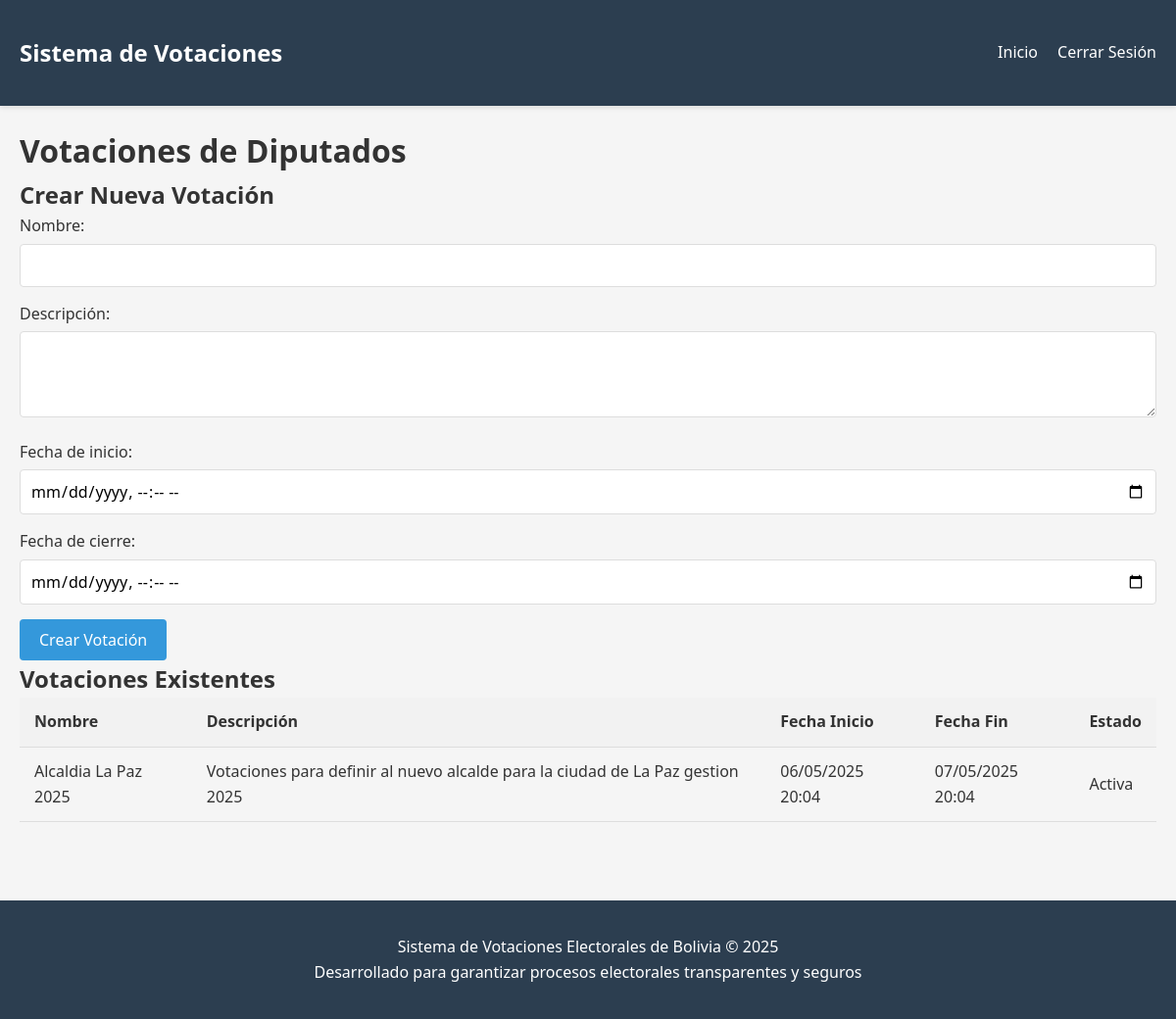
The page /admin/votaciones_diputados.php (signed in) on the database its author committed.
### tables this page shows
CREATE TABLE `elecciones` (
  `id_eleccion` varchar(20) NOT NULL,
  `nombre` varchar(100) NOT NULL,
  `descripcion` text DEFAULT NULL,
  `fecha_inicio` datetime NOT NULL,
  `fecha_fin` datetime NOT NULL,
  `estado` enum('activa','finalizada','pendiente') DEFAULT 'pendiente',
  `id_tipo` int(11) NOT NULL DEFAULT 1 COMMENT '1=Electoral, 2=Refer?ndum, etc.',
  `id_ciudad` varchar(10) DEFAULT NULL
);

### admin/votaciones_diputados.php (the view, shortened to what this page needs)
<?php
require_once '../includes/auth.php';
$votaciones = [];
try {
    $sql = "SELECT * FROM elecciones WHERE id_tipo = 2 ORDER BY fecha_inicio DESC";
    $stmt = $pdo->query($sql);
    $votaciones = $stmt->fetchAll(PDO::FETCH_ASSOC);
} catch(PDOException $e) {
    $error = "Error al obtener votaciones: " . $e->getMessage();
}
?>
<!DOCTYPE html>
<html lang="es">
<head>
    <link rel="stylesheet" href="../assets/css/style.css">
</head>
<body>
    <?php include '../includes/header.php'; ?>
    <div class="container">
        <h1>Votaciones de Diputados</h1>
        <section class="nueva-votacion">
            <h2>Crear Nueva Votación</h2>
            <form action="<?php echo htmlspecialchars($_SERVER["PHP_SELF"]); ?>" method="post">
                <div class="form-group">
                    <label for="nombre">Nombre:</label>
                    <input type="text" id="nombre" name="nombre" required>
                </div>
                <div class="form-group">
                    <label for="descripcion">Descripción:</label>
                    <textarea id="descripcion" name="descripcion" rows="3" required></textarea>
                </div>
                <div class="form-row">
                    <div class="form-group">
                        <label for="fecha_inicio">Fecha de inicio:</label>
                        <input type="datetime-local" id="fecha_inicio" name="fecha_inicio" required>
                    </div>
                    <div class="form-group">
                        <label for="fecha_fin">Fecha de cierre:</label>
                        <input type="datetime-local" id="fecha_fin" name="fecha_fin" required>
                    </div>
                </div>
                <button type="submit" name="crear_votacion" class="btn btn-primary">Crear Votación</button>
            </form>
        </section>
        <section class="votaciones-list">
            <h2>Votaciones Existentes</h2>
            <?php if (empty($votaciones)): ?>
                <p>No hay votaciones de diputados registradas.</p>
            <?php else: ?>
                <div class="table-responsive">
                    <table class="data-table">
                        <thead>
                            <tr>
                                <th>Nombre</th>
                                <th>Descripción</th>
                                <th>Fecha Inicio</th>
                                <th>Fecha Fin</th>
                                <th>Estado</th>
                            </tr>
                        </thead>
                        <tbody>
                            <?php foreach ($votaciones as $votacion): ?>
                                <tr>
                                    <td><?php echo htmlspecialchars($votacion['nombre']); ?></td>
                                    <td><?php echo htmlspecialchars($votacion['descripcion']); ?></td>
                                    <td><?php echo date('d/m/Y H:i', strtotime($votacion['fecha_inicio'])); ?></td>
                                    <td><?php echo date('d/m/Y H:i', strtotime($votacion['fecha_fin'])); ?></td>
                                    <td>
                                        <span class="estado-badge estado-<?php echo $votacion['estado']; ?>">
                                            <?php echo ucfirst($votacion['estado']); ?>
                                        </span>
                                    </td>
                                </tr>
                            <?php endforeach; ?>
                        </tbody>
                    </table>
                </div>
            <?php endif; ?>
        </section>
    </div>
    <?php include '../includes/footer.php'; ?>
</body>
</html>

### assets/css/style.css (style rules this page uses)
* { margin: 0; padding: 0; box-sizing: border-box; font-family: 'Segoe UI', Tahoma, Geneva, Verdana, sans-serif; }
body { background-color: #f5f5f5; color: #333; line-height: 1.6; }
.container { max-width: 1200px; margin: 0 auto; padding: 20px; }
.form-group { margin-bottom: 15px; }
.form-group label { display: block; margin-bottom: 5px; font-weight: 500; }
.form-group input, .form-group select, .form-group textarea { width: 100%; padding: 10px; border: 1px solid #ddd; border-radius: 4px; font-size: 1rem; }
.btn { display: inline-block; padding: 10px 20px; background-color: #3498db; color: white; border: none; border-radius: 4px; cursor: pointer; text-decoration: none; font-size: 1rem; transition: background-color 0.3s; }
.btn-primary { background-color: #3498db; }
.data-table { width: 100%; border-collapse: collapse; margin-bottom: 30px; }
.data-table th, .data-table td { padding: 12px 15px; text-align: left; border-bottom: 1px solid #ddd; }
.data-table th { background-color: #f2f2f2; font-weight: 600; }

### rows shown on the page
elecciones: nombre "Alcaldia La Paz 2025", descripcion "Votaciones para definir al nuevo alcalde para la ciudad de La Paz gestion 2025", fecha_inicio "06/05/2025 20:04", fecha_fin "07/05/2025 20:04", estado "Activa"
